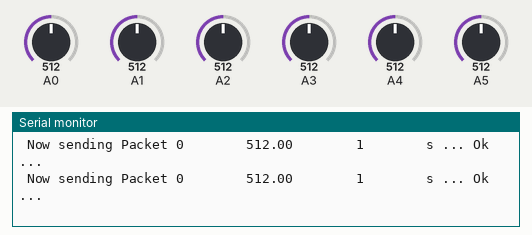
A sketch run on a simulated Arduino Mega 2560, built with avr-gcc and run on an emulated ATmega2560. Shown: the last lines printed to the serial monitor. The inputs (shaded band) are chosen by the test bench; at power-on: A2 = 512, A0 = 512, A1 = 512, A3 = 512, A4 = 512, A5 = 512. No radio packets arrive unless stated.

Above: at 1.2 s.
1.3 s: A2 set to 110
At 2.2 s:
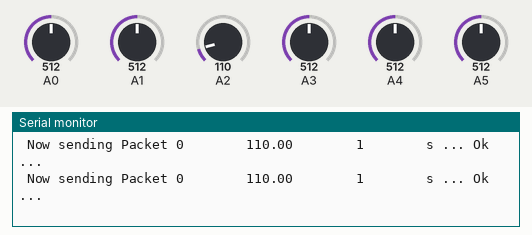
4.3 s: A2 set to 95
At 5.1 s:
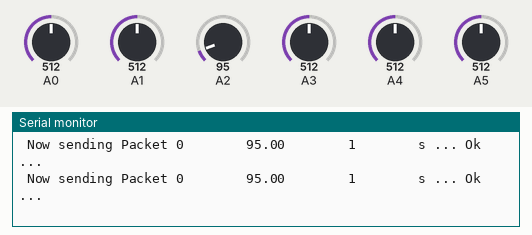
Timing chart, 0 to 7.3 s (numbered marks = the images above; inputs shaded):
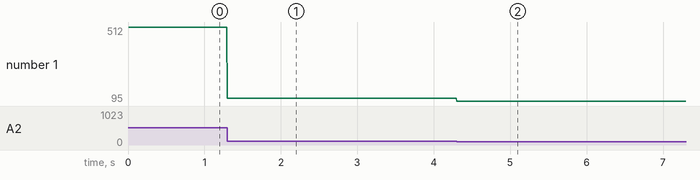

The sketch:

Tx.ino
```cpp
#include  <SPI.h>
#include  <RF24.h>
#include  "packet.h"

double sensorValues [6] ;
int cmpt [6] ;
RF24 radio(40,53);
uint8_t address[6] = {0x3C,0xCE,0xCC,0xCE,0xCC};   // Adresse du pipe
payload_t val;  // Valeur à envoyer
unsigned long tps;
int toucheAct = 10;
boolean toucheAppuyeeAct[6];
boolean toucheAppuyeePre[6];

void setup() {
  Serial.begin(115200);    // Initialiser la communication série
  Serial.println (F("Starting my first test")) ;
  cmpt[0]=cmpt[1]=cmpt[2]=cmpt[3]=cmpt[4]=cmpt[5]=0;
  toucheAppuyeeAct[0]=toucheAppuyeeAct[1]=toucheAppuyeeAct[2]=toucheAppuyeeAct[3]=toucheAppuyeeAct[4]=toucheAppuyeeAct[5] = false;
  toucheAppuyeePre[0]=toucheAppuyeePre[1]=toucheAppuyeePre[2]=toucheAppuyeePre[3]=toucheAppuyeePre[4]=toucheAppuyeePre[5]=false;
  radio.begin();
  radio.setChannel(0x3c);
  radio.setDataRate(RF24_2MBPS);
  radio.setPALevel(RF24_PA_MAX);
  radio.setRetries(4,4);
  radio.enableDynamicPayloads();
  radio.openWritingPipe(address);    // Ouvrir le Pipe en écriture
  radio.stopListening();

}

void loop(void) {
    // read the input on analog pin 0,1,2,3,4,5:
  sensorValues[0] = analogRead(A0); //touche p
  sensorValues[1] = analogRead(A1); //touche a
  sensorValues[2] = analogRead(A2); //touche s
  sensorValues[3] = analogRead(A3); //touche w
  sensorValues[4] = analogRead(A4);//touche o
  sensorValues[5] = analogRead(A5);//touche r

  // print out the value you read:
  val.pression=0;
  for (int i = 0 ; i < 3 ; i++){
    char c;

    if (sensorValues[i]> 0){

      switch(i) {
        case 0 :
         c = 'p';
         break;
        case 1 :
         c = 'a';
         break;
        case 2 :
         c = 's';
         break;
        case 3 :
         c = 'w';
         break;
        case 4 :
         c = 'o';
         break;
        case 5 :
         c = 'r';
         break;
      }
         toucheAppuyeePre[i]=toucheAppuyeeAct[i];
         toucheAppuyeeAct[i]=true;
         if(toucheAppuyeePre[i]==false && toucheAppuyeeAct[i]==true){
          cmpt[i]++;
          //toucheAct=i;
         }
          val.pression=sensorValues[i];
          val.cmpt=cmpt[i];
          val.id=c;
     }

    else{

      toucheAppuyeePre[i]=toucheAppuyeeAct[i];
       toucheAppuyeeAct[i]=false;
     }


  }
          Serial.print(F("\n Now sending Packet "));
          Serial.print(tps/1000000);
          Serial.print(F("        "));
          Serial.print(val.pression);
          Serial.print("        ");
          Serial.print(val.cmpt);
          Serial.print("        ");
          Serial.print(val.id);


  if (radio.write(&val,sizeof(payload_t)) )
        { Serial.print(F(" ... Ok ... "));
        }
        else
        { Serial.print(F(" ... failed ... "));
        }

  Serial.println("");
  delay(5);
  }
```

packet.h
```cpp
#ifndef __PACKET_H__
#define __PACKET_H__

typedef struct payload_t
{
  char id;
  double pression;
  int cmpt;
} payload_t;

#endif
```

Measured:
- after the input at 1.3 s, the serial monitor: prints a new line at once (image 1)
- after the input at 4.3 s, the serial monitor: prints a new line at once (image 2)
- plotted number 1: 512 → 110 after the input at 1.3 s, 110 → 95 after the input at 4.3 s
